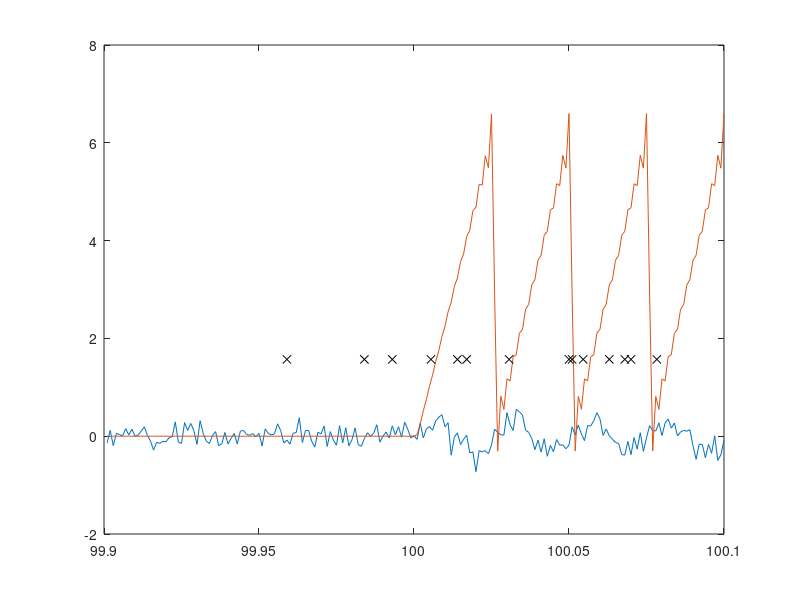

MATLAB code to generate this figure: (Note: this script raises an error after producing the figure.)
function scratch
clc
close all
format long g
format compact
addpath(genpath('/Users/eflister/Desktop/chronux'));

mins = 5;
hz = 40000;
freq = 40;
amp = .3;
p = .95;
phaseRes = [3 freq]; %[numBins freq] -- calculate windows s.t. there will be numBins phase bins at freq

durSec = mins*60;
samps = round(durSec*hz/3);
noise = [randn(round(2.5*samps),1); zeros(round(samps/2),1)];

phases = rem([...
    zeros(samps,1); ...
    2*pi*freq*(1:samps)'/hz; ...
    zeros(samps,1)],...
    2*pi);

lenDiff=length(phases)-length(noise);
if abs(lenDiff)==1
    if lenDiff>0
        phases=phases(1:end-1);
    else
        phases(end+1)=0;
    end
end

data = noise + amp*sin(phases);

downSample=true;
if downSample
    oldHz = hz;
    hz = 1000;
    
    samps = round(durSec*hz/3);
    
    fprintf('resample: \t')
    tic
    data = resample(data,hz,oldHz); %fast
    phases = resample(phases,hz,oldHz);
    toc
    
    if false
        x=(1:length(data))/oldHz;
        xi=(1:round(length(data)*hz/oldHz))/hz;
        
        fprintf('linear: \t')
        tic
        data2 = interp1(x,data,xi); %2x resample
        toc
        
        fprintf('spline: \t')
        tic
        data2 = interp1(x,data,xi,'spline'); %runs out of memory, takes 5 secs for 1 min @ 40kHz->1kHz
        toc
        
        fprintf('pchip: \t')
        tic
        data2 = interp1(x,data,xi,'pchip'); %2 secs for 1 min @ 40kHz->1kHz
        toc
        
        data=data2;
    end
end

spkPhase = pi/2;
spkNoise = .1;
phasePct = .8;
pctPhase = .8;
times = (1:length(data))/hz;
spkTimes = times([false; diff(phases>spkPhase)==1]);
spkTimes = spkTimes + spkNoise*(1/freq)*randn(1,length(spkTimes));
spkTimes = spkTimes(rand(1,length(spkTimes))<phasePct);
spkPct = (freq*phasePct)/hz/pctPhase;
spkTimes = sort([spkTimes times(rand(1,length(times))<spkPct)]);
spks(1).times = spkTimes'; %not documented, but required to be column

figure
plotSecs = .2;
plotSamps = round(plotSecs*hz);
plotRange = samps-round(plotSamps/2)+(1:plotSamps);
plot(times(plotRange),[data(plotRange) phases(plotRange)]);
hold on
plottedSpkTimes=spkTimes(spkTimes>times(plotRange(1)) & spkTimes<times(plotRange(end)));
plot(plottedSpkTimes,spkPhase*ones(1,length(plottedSpkTimes)),'kx')

params.Fs=hz;
params.err=[2 p]; %0 for none, [1 p] for theoretical(?), [2 p] for jackknife
[garbage,garbage,garbage,garbage,garbage,garbage,params]=getparams(params);
params

winDur = .1; %1/prod(phaseRes); %default nw can handle .01, but not .0025 (a typical value needed for phaseRes)
movingwin=[winDur winDur]; %[window winstep] (in secs)

if false
    figure
    subplot(4,1,1)
    fprintf('chronux coh w/err:')
    tic
    [C,phi,S12,S1,S2,t,f,zerosp,confC,phistd,Cerr]=cohgramcpt(data,spks,movingwin,params,0);
    toc
    
    C(repmat(logical(zerosp),1,size(C,2)))=0;
    gram(C',t,f,'lin');
    title('coherence')
    
    subplot(4,1,2)
    gram(squeeze(Cerr(1,:,:))',t,f,'lin');
    title('chronux bottom err')
    subplot(4,1,3)
    gram(squeeze(Cerr(2,:,:))',t,f,'lin');
    title('chronux top err')
    
    subplot(4,1,4)
    gram(phi',t,f,'lin');
    title('chronux phase') 
end

if false
    fprintf('chronux w/err: \t')
    tic
    [S,t,f,Serr]=mtspecgramc(data,movingwin,params); %takes 180 sec for 5 mins @ 40kHz
    toc
    
    figure
    subplot(2,1,1)
    plotSpecGram(squeeze(Serr(1,:,:))',t,f,'log');
    title('chronux bottom err')
    subplot(2,1,2)
    plotSpecGram(squeeze(Serr(2,:,:))',t,f,'log');
    title('chronux top err')
    
    figure
    subplot(3,1,1)
    plotSpecGram(S',t,f,'log');
    title('chronux w/err')
else
    figure
end

params.err=0;

fprintf('chronux w/o err:')
tic
[S,t,f]=mtspecgramc(data,movingwin,params); %takes ? sec for 5 mins @ 40kHz
toc
t2=t;

subplot(3,1,2)
plotSpecGram(S',t,f,'log');
title('chronux w/o err')

% spectrogram lets us specify f's we want, but isn't mtm
% we should rewrite to use mtm, but windowing requires some thinking (could copy from chronux)
% also consider wavelet analyis as a general spectrogram alternative w/variable window sizes

% defaults to hamming windows
% f is a vector of frequencies in Hz (with 2 or more elements) computes the spectrogram at those frequencies using the Goertzel algorithm.
%   if scalar, specifies number of freq points
usePhaseRes = false;
if usePhaseRes
    %this doesn't work well for doing our phase estimates -- horrible frequency resolution and takes forever.
    %instead, to corroborate chronux SFC, use spike-triggered-average-LFP...
    %then take power spectrum and normalize by average power spectrum of the individual triggered LFPs
    %(this is from reynold's 2001 paper)
    %http://www.sciencemag.org/cgi/content/full/sci;291/5508/1560/DC1
    
    %see methods of this paper for new sophisticated hilbert method:
    %http://www.sciencemag.org/cgi/data/324/5931/1207/DC1/1
    %especially detailed in
    %http://research.yerkes.emory.edu/Buffalo/downloads/Empirical%20mode%20decomposition%20of%20field%20potentials%20from%20macaque.pdf
    %(compare it favorably against wavelet)
    winDur = 1/prod(phaseRes);
    movingwin=[winDur winDur];
    f=linspace(0,2*phaseRes(2),6);
end

fprintf('spectrogram: \t')
tic
[stft,f2,t,S] = spectrogram(data,round(movingwin(1)*hz),round(hz*(movingwin(1)-movingwin(2))),f,hz); % takes ? sec for 5 mins @ 40kHz
toc

if ~all(f2(:)==f(:))
    error('f error')
end

subplot(3,1,3)
plotSpecGram(S,t,f,'log');
title('spectrogram')

if ~usePhaseRes && any(abs(t2-t)>.01)
    figure
    plot(t)
    hold on
    plot(t2)
end

figure
fprintf('chronux coh w/o err:')
tic
[C,phi,S12,S1,S2,t,f,zerosp]=cohgramcpt(data,spks,movingwin,params,0);
toc
gram(C',t,f,'lin');
title('coherence')

if false
    %sucked out of spectrogram.m -- do i need to do anything (like correct for windowing) to stft to make a phaseogram?
    %pretty sure answer is no...
    % [garbage,garbage,garbage,garbage,garbage,win] = welchparse(data,'psd',varargin{:});
    % U = win'*win;     % Compensates for the power of the window.
    % Sxx = y.*conj(y)/U; % Auto spectrum.
    
    if ~all(size(stft)==size(S))
        error('size problem')
    end
    
    figure
    gram(angle(stft),t,f,'lin');
    title('phaseogram')
end

if false
    nw=[]; %the time-bandwidth product for the discrete prolate spheroidal sequences. default=4. Other typical choices are 2, 5/2, 3, or 7/2.
    %note that chronux defaults tapers = [3 5], so not clear how to translate this (and relative time penalty)
    fprintf('pmtm: \t')
    tic
    [Pxx,Pxxc,f2] = pmtm(data,nw,f,hz,p);
    toc
    
    if ~all(f2(:)==f(:))
        error('f error')
    end
    
    figure
    plot(f,[Pxx; Pxxc]');
    title('mtm');
    xlabel('f')
    ylabel('psd')
end

end

function gram(S,t,f,type)
imagesc(t,f,S);
axis xy;
xlabel('time (s)');
ylabel('freq (hz)');
colorbar;
end

function plotSpecGram(S,t,f,type)
if any(S(:)<0)
    error('not expecting negative S')
end
gram(10*log10(abs(S)+eps),t,f,type); %this code for plotting log psd is from matlab's spectrogram, chronux's plot_matrix uses similar, but without abs or eps

%    set(gca,'XTick',-pi:pi/2:pi)
%    set(gca,'XTickLabel',{'-pi','-pi/2','0','pi/2','pi'})

%    ytick
end